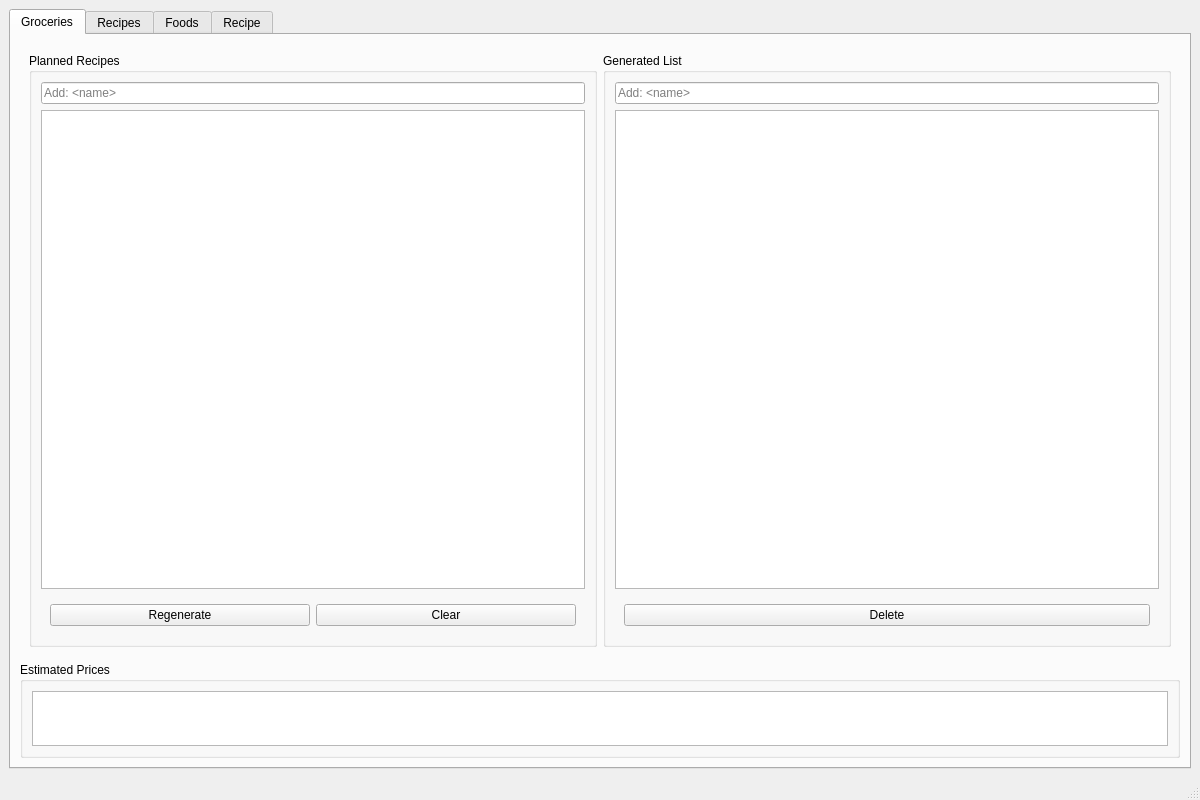
<?xml version="1.0" encoding="UTF-8"?>
<ui version="4.0">
 <class>App</class>
 <widget class="QMainWindow" name="App">
  <property name="geometry">
   <rect>
    <x>0</x>
    <y>0</y>
    <width>1200</width>
    <height>800</height>
   </rect>
  </property>
  <property name="windowTitle">
   <string>Budget Meal Planner</string>
  </property>
  <widget class="QWidget" name="top">
   <layout class="QVBoxLayout" name="verticalLayout">
    <item>
     <widget class="QTabWidget" name="tabs">
      <property name="currentIndex">
       <number>0</number>
      </property>
      <widget class="QWidget" name="groceriesTab">
       <attribute name="title">
        <string>Groceries</string>
       </attribute>
       <layout class="QVBoxLayout" name="verticalLayout_2">
        <item>
         <widget class="QWidget" name="widget_3" native="true">
          <layout class="QHBoxLayout" name="horizontalLayout">
           <item>
            <widget class="QGroupBox" name="groupBox_2">
             <property name="title">
              <string>Planned Recipes</string>
             </property>
             <layout class="QVBoxLayout" name="verticalLayout_3">
              <item>
               <widget class="QLineEdit" name="lePlanned">
                <property name="placeholderText">
                 <string>Add: &lt;name&gt;</string>
                </property>
               </widget>
              </item>
              <item>
               <widget class="QListView" name="plannedView"/>
              </item>
              <item>
               <widget class="QWidget" name="widget_4" native="true">
                <layout class="QHBoxLayout" name="horizontalLayout_4">
                 <item>
                  <widget class="QPushButton" name="bRegeneratePlanned">
                   <property name="text">
                    <string>Regenerate</string>
                   </property>
                  </widget>
                 </item>
                 <item>
                  <widget class="QPushButton" name="bClearPlanned">
                   <property name="text">
                    <string>Clear</string>
                   </property>
                  </widget>
                 </item>
                </layout>
               </widget>
              </item>
             </layout>
            </widget>
           </item>
           <item>
            <widget class="QGroupBox" name="groupBox_3">
             <property name="title">
              <string>Generated List</string>
             </property>
             <layout class="QVBoxLayout" name="verticalLayout_8">
              <item>
               <widget class="QLineEdit" name="leGrocery">
                <property name="placeholderText">
                 <string>Add: &lt;name&gt;</string>
                </property>
               </widget>
              </item>
              <item>
               <widget class="QTableView" name="groceriesView"/>
              </item>
              <item>
               <widget class="QWidget" name="widget_5" native="true">
                <layout class="QHBoxLayout" name="horizontalLayout_3">
                 <item>
                  <widget class="QPushButton" name="bDeleteGrocery">
                   <property name="text">
                    <string>Delete</string>
                   </property>
                  </widget>
                 </item>
                </layout>
               </widget>
              </item>
             </layout>
            </widget>
           </item>
          </layout>
         </widget>
        </item>
        <item>
         <widget class="QGroupBox" name="groupBox">
          <property name="maximumSize">
           <size>
            <width>16777215</width>
            <height>96</height>
           </size>
          </property>
          <property name="title">
           <string>Estimated Prices</string>
          </property>
          <layout class="QVBoxLayout" name="verticalLayout_9">
           <item>
            <widget class="QTableView" name="estimatesView"/>
           </item>
          </layout>
         </widget>
        </item>
       </layout>
      </widget>
      <widget class="QWidget" name="recipesTab">
       <attribute name="title">
        <string>Recipes</string>
       </attribute>
       <layout class="QVBoxLayout" name="verticalLayout_4">
        <item>
         <widget class="QTableView" name="recipesView"/>
        </item>
        <item>
         <layout class="QHBoxLayout" name="horizontalLayout_5">
          <item>
           <widget class="QPushButton" name="bAddRecipe">
            <property name="text">
             <string>Add</string>
            </property>
           </widget>
          </item>
          <item>
           <widget class="QPushButton" name="bDeleteRecipe">
            <property name="text">
             <string>Delete</string>
            </property>
           </widget>
          </item>
          <item>
           <widget class="QPushButton" name="bRefreshRecipes">
            <property name="text">
             <string>Refresh</string>
            </property>
           </widget>
          </item>
         </layout>
        </item>
       </layout>
      </widget>
      <widget class="QWidget" name="foodsTab">
       <attribute name="title">
        <string>Foods</string>
       </attribute>
       <layout class="QVBoxLayout" name="verticalLayout_5">
        <item>
         <widget class="QLineEdit" name="leFood">
          <property name="placeholderText">
           <string>Add: &lt;name&gt;</string>
          </property>
         </widget>
        </item>
        <item>
         <widget class="QTableView" name="foodsView"/>
        </item>
        <item>
         <widget class="QPushButton" name="bDeleteFood">
          <property name="text">
           <string>Delete</string>
          </property>
         </widget>
        </item>
       </layout>
      </widget>
      <widget class="QWidget" name="recipeTab">
       <attribute name="title">
        <string>Recipe</string>
       </attribute>
       <layout class="QHBoxLayout" name="horizontalLayout_2">
        <item>
         <widget class="QWidget" name="widget" native="true">
          <layout class="QVBoxLayout" name="verticalLayout_6">
           <item>
            <widget class="QLineEdit" name="leRecipeTitle">
             <property name="placeholderText">
              <string>Title</string>
             </property>
            </widget>
           </item>
           <item>
            <widget class="QPlainTextEdit" name="teRecipeSteps">
             <property name="placeholderText">
              <string>Steps</string>
             </property>
            </widget>
           </item>
           <item>
            <widget class="QPushButton" name="bDoneRecipe">
             <property name="text">
              <string>Done</string>
             </property>
            </widget>
           </item>
          </layout>
         </widget>
        </item>
        <item>
         <widget class="QWidget" name="widget_2" native="true">
          <layout class="QVBoxLayout" name="verticalLayout_7">
           <item>
            <widget class="QLineEdit" name="leIngredient">
             <property name="placeholderText">
              <string>Add: &lt;name&gt;</string>
             </property>
            </widget>
           </item>
           <item>
            <widget class="QTableView" name="ingredientsView"/>
           </item>
           <item>
            <widget class="QPushButton" name="bDeleteIngredient">
             <property name="text">
              <string>Delete</string>
             </property>
            </widget>
           </item>
          </layout>
         </widget>
        </item>
       </layout>
      </widget>
     </widget>
    </item>
   </layout>
  </widget>
  <widget class="QMenuBar" name="menubar">
   <property name="geometry">
    <rect>
     <x>0</x>
     <y>0</y>
     <width>1200</width>
     <height>22</height>
    </rect>
   </property>
  </widget>
  <widget class="QStatusBar" name="statusbar"/>
 </widget>
 <resources/>
 <connections/>
</ui>
